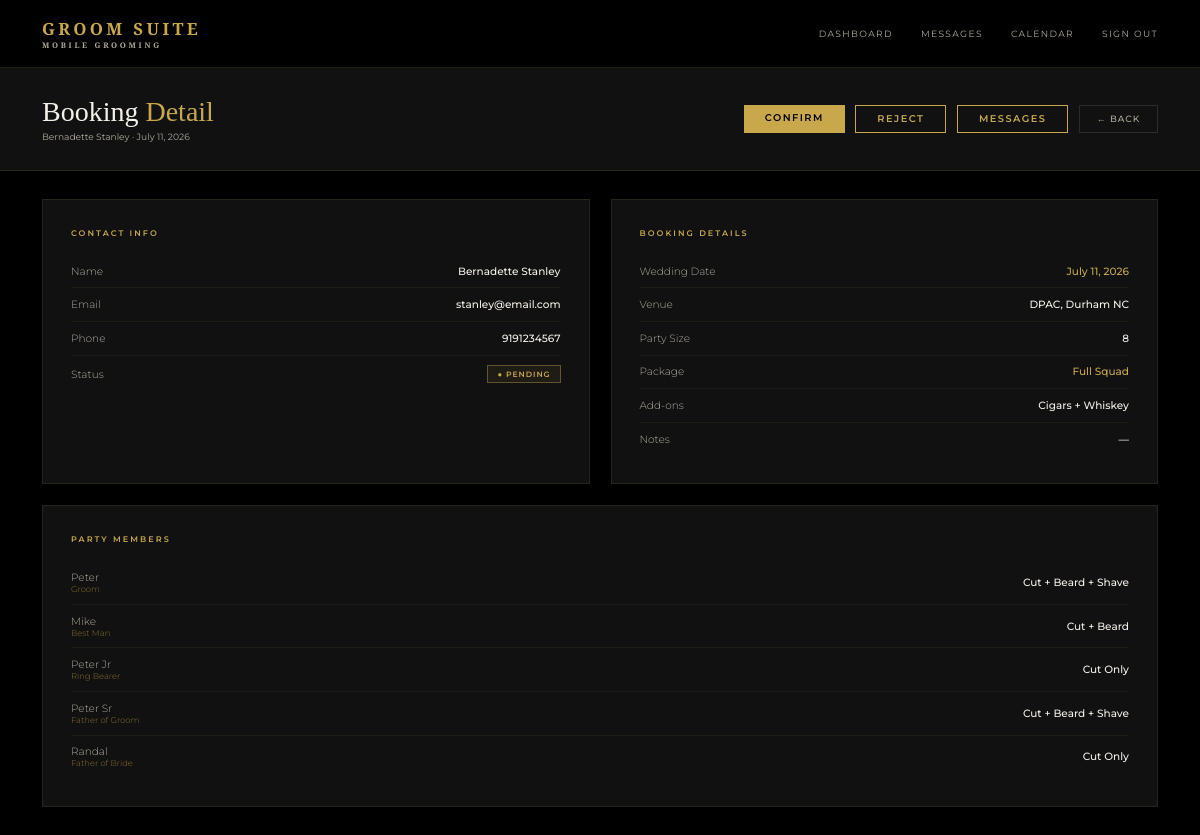
Page /admin/booking/1 (signed in) on the earlier database version.
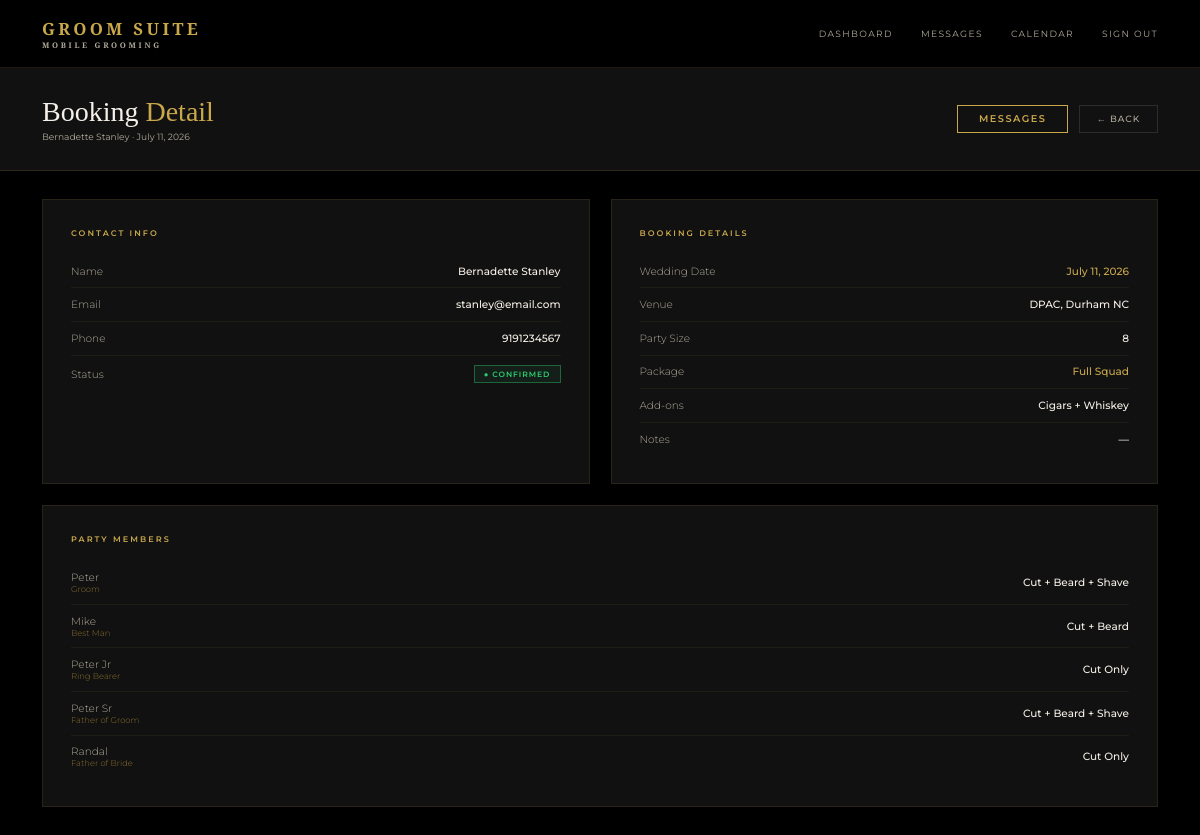
Same page on the later database version.
### models.py (models this page shows)
class Booking(db.Model):
    id = db.Column(db.Integer, primary_key=True)
    wedding_date = db.Column(db.String(50), nullable=False)
    venue = db.Column(db.String(200), nullable=False)
    start_time = db.Column(db.String(20))
    party_size = db.Column(db.Integer, default=1)
    package = db.Column(db.String(100))
    addons = db.Column(db.String(200))
    notes = db.Column(db.Text)
    status = db.Column(db.String(20), default='pending')
    created_at = db.Column(db.DateTime, default=datetime.utcnow)
    user_id = db.Column(db.Integer, db.ForeignKey('user.id'), nullable=False)
    party_members = db.relationship('PartyMember', backref='booking', lazy=True)
    messages = db.relationship('Message', backref='booking_messages', lazy=True, foreign_keys='Message.booking_id')

### routes.py (the view)
    @app.route('/admin/booking/<int:id>')
    @login_required
    @admin_required
    def booking_detail(id):
        booking = Booking.query.get_or_404(id)
        return render_template('admin/booking_detail.html', booking=booking)

### app.py (called while the page is built)
@app.template_filter('format_date')
def format_date(value):
    try:
        return datetime.strptime(value, '%Y-%m-%d').strftime('%B %d, %Y')
    except:
        return value

### auth.py (called while the page is built)
def register_routes(app, login_manager):
    @login_manager.user_loader
    def load_user(user_id):
        return db.session.get(User, int(user_id))
    @app.route('/login', methods=['GET', 'POST'])
    def login():
        if request.method == 'POST':
            email = request.form.get('email')
            password = request.form.get('password')
            user = User.query.filter_by(email=email).first()
            if user and check_password_hash(user.password, password):
                login_user(user)
                if user.role == 'admin':
                    return redirect(url_for('index'))
                return redirect(url_for('portal'))
            flash('Invalid email or password')
        return render_template('login.html')
    @app.route('/logout')
    @login_required
    def logout():
        logout_user()
        return redirect(url_for('index'))

### templates/admin/booking_detail.html (shortened to what this page needs)
{% extends 'base.html' %}
{% block content %}
<div class="admin-header">
  <div>
    <h1 class="admin-title">Booking <span>Detail</span></h1>
    <p class="admin-meta">{{ booking.client.name }} · {{ booking.wedding_date | format_date }}</p>
  </div>
  <div style="display:flex;gap:0.75rem;">
    {% if booking.status == 'pending' %}
    <a href="{{ url_for('confirm_booking', id=booking.id) }}" class="btn-gold" style="width:auto;padding:0.55rem 1.5rem;">Confirm</a>
    <a href="{{ url_for('reject_booking', id=booking.id) }}" class="btn-outline" style="padding:0.55rem 1.5rem;">Reject</a>
    {% endif %}
    <a href="{{ url_for('admin_messages', id=booking.id) }}" class="btn-outline" style="padding:0.55rem 1.5rem;">Messages</a>
    <a href="{{ url_for('admin_dashboard') }}" class="btn-ghost">← Back</a>
  </div>
</div>
<div class="portal-body">
  <div class="portal-card">
    <div class="portal-card-title">Contact Info</div>
    <div class="detail-row">
      <span class="detail-label">Name</span>
      <span class="detail-value">{{ booking.client.name }}</span>
    </div>
    <div class="detail-row">
      <span class="detail-label">Email</span>
      <span class="detail-value">{{ booking.client.email }}</span>
    </div>
    <div class="detail-row">
      <span class="detail-label">Phone</span>
      <span class="detail-value">{{ booking.client.phone or '—' }}</span>
    </div>
    <div class="detail-row">
      <span class="detail-label">Status</span>
      <span class="badge badge-{{ booking.status }}">● {{ booking.status|capitalize }}</span>
    </div>
  </div>
  <div class="portal-card">
    <div class="portal-card-title">Booking Details</div>
    <div class="detail-row">
      <span class="detail-label">Wedding Date</span>
      <span class="detail-value gold">{{ booking.wedding_date | format_date }}</span>
    </div>
    <div class="detail-row">
      <span class="detail-label">Venue</span>
      <span class="detail-value">{{ booking.venue }}</span>
    </div>
    <div class="detail-row">
      <span class="detail-label">Party Size</span>
      <span class="detail-value">{{ booking.party_size }}</span>
    </div>
    <div class="detail-row">
      <span class="detail-label">Package</span>
      <span class="detail-value gold">{{ booking.package or 'TBD' }}</span>
    </div>
    <div class="detail-row">
      <span class="detail-label">Add-ons</span>
      <span class="detail-value">{{ booking.addons or 'None' }}</span>
    </div>
    <div class="detail-row">
      <span class="detail-label">Notes</span>
      <span class="detail-value">{{ booking.notes or '—' }}</span>
    </div>
  </div>
  <div class="portal-card span-2">
    <div class="portal-card-title">Party Members</div>
  {% if booking.party_members %}
      {% for member in booking.party_members %}
      <div class="detail-row">
        <span class="detail-label">
          {{ member.name }}
          <span style="color:var(--gold-dim);font-size:0.6rem;display:block;">{{ member.role or 'Groomsman' }}</span>
        </span>
        <span class="detail-value">{{ member.service }}</span>
      </div>
      {% endfor %}
    {% else %}
      <p style="color:var(--white-dim);font-size:0.75rem;">No party members added yet.</p>
    {% endif %}
  </div>
</div>
{% endblock %}

Differences in the rows shown:
changed Booking "DPAC, Durham NC": status "PENDING" → "CONFIRMED"
Other differences:
text no longer shown: "CONFIRM REJECT"
